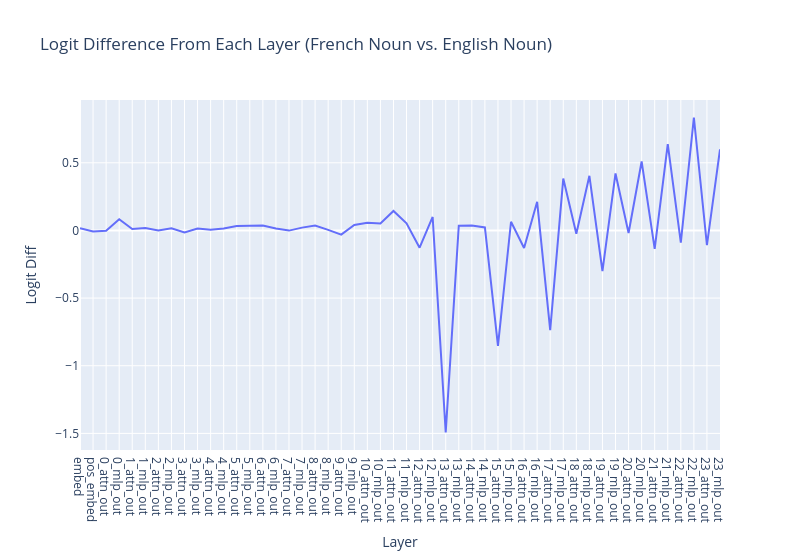

The notebook cell this image was saved under:
### Code cell
plot_logit_differences(
    per_layer_logit_diffs_fre_eng,
    labels=labels,
    title="Logit Difference From Each Layer (French Noun vs. English Noun)"
)

### Figure 1 — Plotly figure (JSON) as saved in the notebook; plotly's stock layout.template omitted (floating-point values rounded to 4 significant figures)
{"data": [{"hovertemplate": "Layer=%{x}<br>Logit Diff=%{y}<extra></extra>", "legendgroup": "", "line": {"color": "#636efa", "dash": "solid"}, "marker": {"symbol": "circle"}, "mode": "lines", "name": "", "orientation": "v", "showlegend": false, "type": "scatter", "x": [0, 1, 2, 3, 4, 5, 6, 7, 8, 9, 10, 11, 12, 13, 14, 15, 16, 17, 18, 19, 20, 21, 22, 23, 24, 25, 26, 27, 28, 29, 30, 31, 32, 33, 34, 35, 36, 37, 38, 39, 40, 41, 42, 43, 44, 45, 46, 47, 48, 49], "xaxis": "x", "y": [0.0161, -0.007977, -0.001926, 0.08337, 0.01069, 0.01802, -0.0009513, 0.01657, -0.01419, 0.01485, 0.006002, 0.01484, 0.03328, 0.03511, 0.03711, 0.01468, -0.001068, 0.02106, 0.03647, 0.004453, -0.03043, 0.04043, 0.0567, 0.05232, 0.1439, 0.05281, -0.1273, 0.09993, -1.493, 0.03498, 0.03634, 0.02231, -0.8532, 0.06429, -0.1291, 0.2118, -0.7371, 0.3833, -0.02389, 0.404, -0.3013, 0.4213, -0.01909, 0.5101, -0.1356, 0.6373, -0.08971, 0.8349, -0.1093, 0.5996], "yaxis": "y"}], "layout": {"hovermode": "x unified", "legend": {"tracegroupgap": 0}, "title": {"text": "Logit Difference From Each Layer (French Noun vs. English Noun)"}, "width": 800, "xaxis": {"anchor": "y", "domain": [0, 1], "tickmode": "array", "ticktext": ["embed", "pos_embed", "0_attn_out", "0_mlp_out", "1_attn_out", "1_mlp_out", "2_attn_out", "2_mlp_out", "3_attn_out", "3_mlp_out", "4_attn_out", "4_mlp_out", "5_attn_out", "5_mlp_out", "6_attn_out", "6_mlp_out", "7_attn_out", "7_mlp_out", "8_attn_out", "8_mlp_out", "9_attn_out", "9_mlp_out", "10_attn_out", "10_mlp_out", "11_attn_out", "11_mlp_out", "12_attn_out", "12_mlp_out", "13_attn_out", "13_mlp_out", "14_attn_out", "14_mlp_out", "15_attn_out", "15_mlp_out", "16_attn_out", "16_mlp_out", "17_attn_out", "17_mlp_out", "18_attn_out", "18_mlp_out", "19_attn_out", "19_mlp_out", "20_attn_out", "20_mlp_out", "21_attn_out", "21_mlp_out", "22_attn_out", "22_mlp_out", "23_attn_out", "23_mlp_out"], "tickvals": [0, 1, 2, 3, 4, 5, 6, 7, 8, 9, 10, 11, 12, 13, 14, 15, 16, 17, 18, 19, 20, 21, 22, 23, 24, 25, 26, 27, 28, 29, 30, 31, 32, 33, 34, 35, 36, 37, 38, 39, 40, 41, 42, 43, 44, 45, 46, 47, 48, 49], "title": {"text": "Layer"}}, "yaxis": {"anchor": "x", "domain": [0, 1], "title": {"text": "Logit Diff"}}}}
